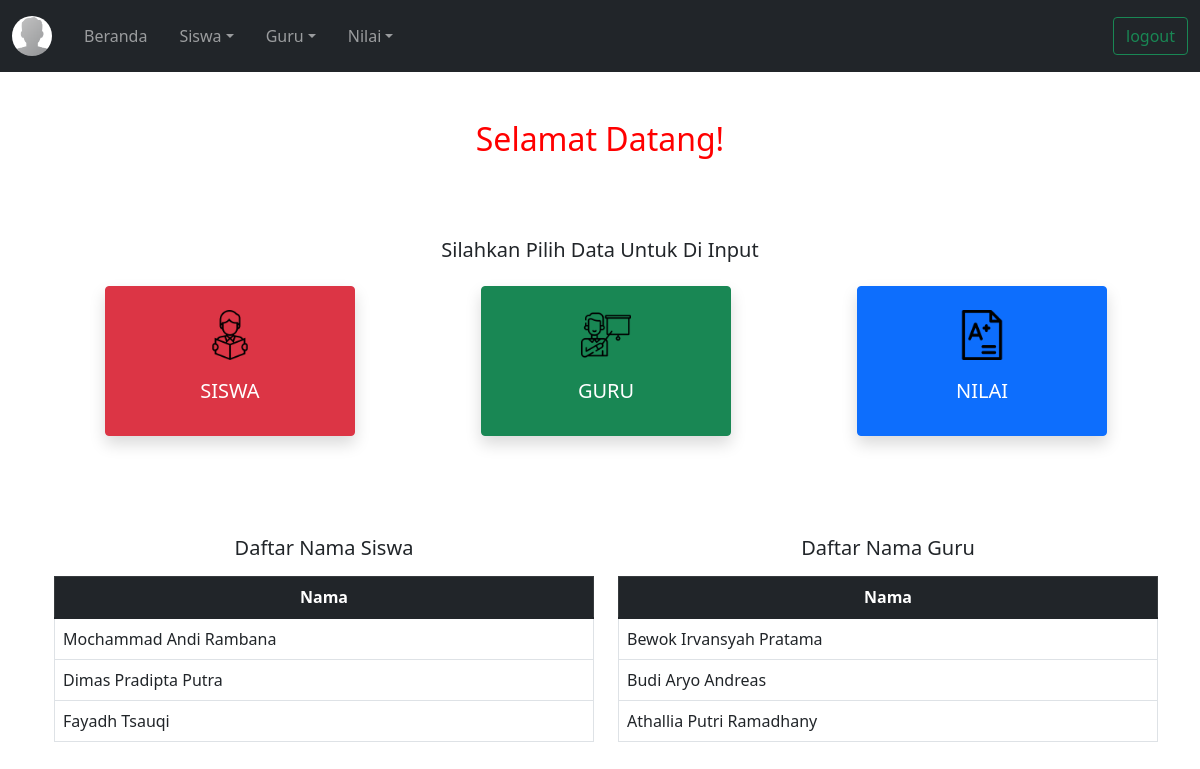
The page /pweb_ujian/beranda.php (signed in) on the database its author committed.
### tables this page shows
CREATE TABLE `siswa` (
  `nis` int(11) NOT NULL,
  `nama` varchar(30) NOT NULL,
  `jk` varchar(10) NOT NULL,
  `tl` date NOT NULL,
  `alamat` varchar(50) NOT NULL
);

CREATE TABLE `guru` (
  `nig` int(5) DEFAULT NULL,
  `nama` varchar(30) DEFAULT NULL,
  `jk` varchar(10) DEFAULT NULL,
  `tl` date DEFAULT NULL,
  `alamat` varchar(50) DEFAULT NULL
);

### pweb_ujian/beranda.php (the view, shortened to what this page needs)
<!DOCTYPE html>
<html lang="en">
<head>
    <link href="https://cdn.jsdelivr.net/npm/bootstrap@5.1.2/dist/css/bootstrap.min.css" rel="stylesheet">
    <link rel="stylesheet" href="beranda.css">
</head>
<body>
    <nav class="navbar navbar-expand-sm bg-dark navbar-dark">
    <div class="container-fluid">
        <a class="navbar-brand" href="#">
        <img src="assets/img/avatar.png" alt="Logo" style="width:40px;" class="rounded-pill">
        </a>
        <div class="collapse navbar-collapse" id="collapsibleNavbar">
        <ul class="navbar-nav">
            <li class="nav-item p-2">
                <a class="nav-link" href="beranda.php">Beranda</a>
            </li>
            <li class="nav-item dropdown p-2">
                <a class="nav-link dropdown-toggle" href="#" role="button" data-bs-toggle="dropdown">Siswa</a>
            </li>
            <li class="nav-item dropdown p-2">
                <a class="nav-link dropdown-toggle" href="#" role="button" data-bs-toggle="dropdown">Guru</a>
            </li>
            <li class="nav-item dropdown p-2">
                <a class="nav-link dropdown-toggle" href="#" role="button" data-bs-toggle="dropdown">Nilai</a>
            </li>
        </ul>
        </div>
        <div class="d-flex">
        <a href="logout.php"><button class="btn btn-outline-success">logout</button></a>
        </div>
    </div>
    </nav>
    <div class="container-fluid mt-5 text-center">
    <h2 class="welcome">Selamat Datang!</h2>
    </div>
    <div class="container tombol-beranda">
        <h5 class="text-center mb-4">Silahkan Pilih Data Untuk Di Input</h5>
        <div class="row ms-auto">
            <div class="col-4 text-center">
                <a href="halamansiswa.php">
                    <button type="button" class="btn btn-danger shadow tombol1">
                        <img class="icon" src="assets/img/siswa.png" alt="">
                        <p class="judul-icon mt-3">SISWA</p>
                    </button>
                </a>
            </div>
            <div class="col-4 text-center">
                <a href="halamanguru.php">
                    <button type="button" class="btn btn-success shadow tombol2">
                        <img class="icon" src="assets/img/guru.png" alt="">
                        <p class="judul-icon mt-3">GURU</p>
                    </button>
                </a>
            </div>
            <div class="col-4 text-center ">
                <a href="halamannilai.php">
                    <button type="button" class="btn btn-primary shadow tombol3">
                        <img class="icon" src="assets/img/nilai.png" alt="">
                        <p class="judul-icon mt-3">NILAI</p>
                    </button>
                </a>
            </div>
        </div>
    </div>
    <div class="container data-nama mb-5">
        <div class="row ms-auto">
            <div class="col-6">
            <h5 class="text-center mb-3"> Daftar Nama Siswa</h5>
            <table class="table table-hover table-bordered">
                <thead class="table-dark text-center">
                <tr>
                    <th>Nama</th>
                </tr>
                </thead>
                <tbody>
                <?php
                    include "koneksi.php";
                    $sql = mysqli_query ($connect, "select nama from siswa");
                    while ($result = mysqli_fetch_array($sql)){
                ?>
                <tr>
                    <td><?php echo $result[0];?></td>
                </tr>
                <?php } ?>
                </tbody>
            </table>
            </div>
            <div class="col-6">
                <h5 class="text-center mb-3"> Daftar Nama Guru</h5>
                <table class="table table-hover table-bordered">
                    <thead class="table-dark text-center">
                    <tr>
                        <th>Nama</th>
                    </tr>
                    </thead>
                    <tbody>
                    <?php
                        include "koneksi.php";
                        $sql = mysqli_query ($connect, "select nama from guru");
                        while ($result = mysqli_fetch_array($sql)){
                    ?>
                    <tr>
                        <td><?php echo $result[0];?></td>
                    </tr>
                    <?php } ?>
                    </tbody>
                </table>
            </div>
        </div>
    </div>
</body>
</html>

### pweb_ujian/beranda.css (style rules this page uses)
body { height: 100%; }
.welcome { color: red; }
.tombol-beranda { margin-top: 80px; }
.tombol1 { width: 250px; height: 150px; }
.tombol2 { width: 250px; height: 150px; }
.tombol3 { width: 250px; height: 150px; }
.icon { width: 50px; height: 50px; margin-top: 10px; }
.judul-icon { margin-top: 10px; font-size: 20px; }
.data-nama { margin-top: 100px; }

### rows shown on the page
siswa: nama "Mochammad Andi Rambana"
siswa: nama "Dimas Pradipta Putra"
siswa: nama "Fayadh Tsauqi"
guru: nama "Bewok Irvansyah Pratama"
guru: nama "Budi Aryo Andreas"
guru: nama "Athallia Putri Ramadhany"
